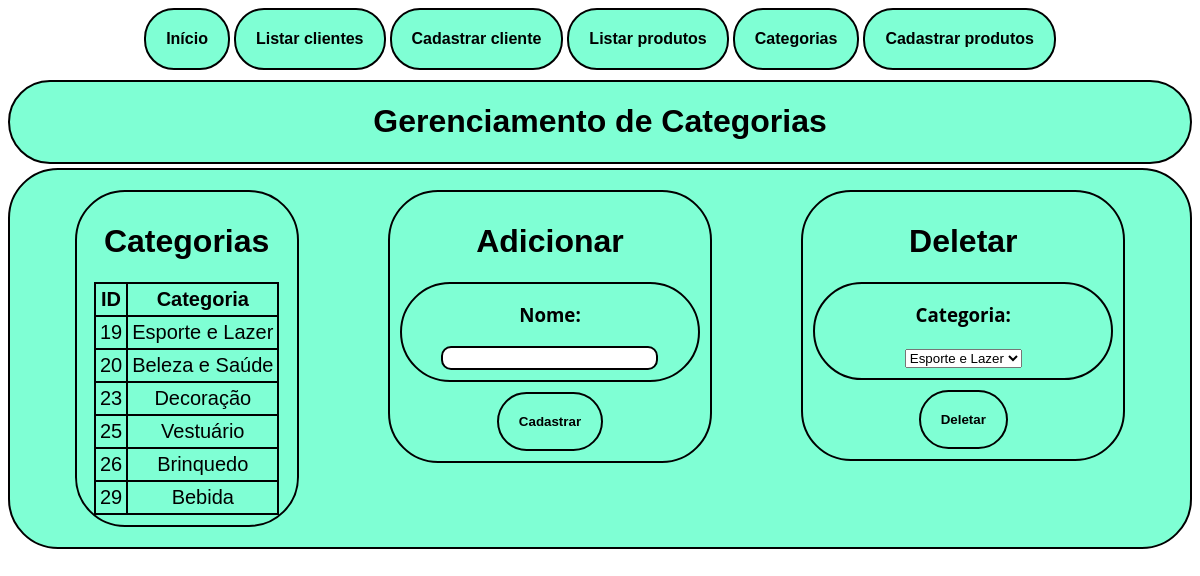
The app's page /categorias, older data.
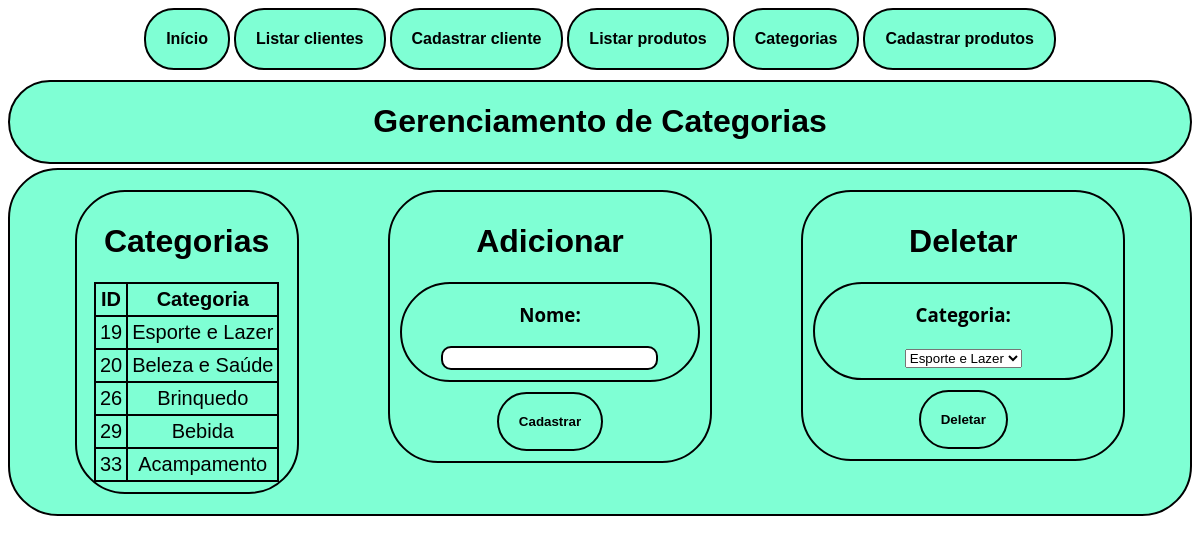
The same page, newer data.
### core/models.py (models this page shows, shortened)
class categ(models.Model):
    nome = models.CharField(max_length=100)

### core/views.py (the view)
# urls.py: path('categorias', categorias, name="categorias"),
def categorias(request):
    cat = categ.objects.all()
    return render(request, 'categorias.html', {'cat': cat})

### core/templates/categorias.html (shortened to what this page needs)
<!DOCTYPE html>
{% load static%}
<html lang="en">
<head>
    <link rel="stylesheet" href="{% static 'core/style.css' %}">
    <div id="pagebutton">
        <a href="/home" class="button">Início</a>
        <a href="/listcli"  class="button">Listar clientes</a>
        <a href="/registercli" class="button">Cadastrar cliente</a>
        <a href="/listprod" class="button">Listar produtos</a>
        <a href="/categorias" class="button">Categorias</a>
        <a href="/registerpro" class="button">Cadastrar produtos</a>
    </div>
</head>
<body style="background-image: url('https://wallpaperaccess.com/full/2431350.jpg') ;">
    <div id="title">
    <h1>
        Gerenciamento de Categorias
    </h1>
    </div>
    <div id="principal">
        <div id="lista">
            <h1 >
                Categorias
            </h1>
            <table>
                <tr>
                    <th>ID</th>
                    <th>Categoria</th>
                </tr>
                {%for i in cat%}
                <tr>
                    <td>{{i.id}}</td>
                    <td>{{i.nome}}</td>
                </tr>
                {%endfor%}
                </table>
        </div>
        <div id="adicionar">
            <h1 >
                Adicionar
            </h1>
        <form action="{%url 'cadcateg'%}" method="POST">
            <div id="caixa1">
            <h3>Nome:</h3>
            <input type="text" name="nome" required>
            </div>
            <button class="button" type="submit">Cadastrar</button>
        </form>
        </div>
        <div id="delete">
            <h1 >
                Deletar
            </h1>
            <form action="{%url 'deletecateg'%}" method="POST">
                <div id="caixa1">
                    <h3>Categoria:</h3>
                    <select name="id">
                    {%for i in cat%}
                    <option value="{{i.id}}">{{i.nome}}</option>
                    {%endfor%}
                    </select>
                    </div>
                    <button type="submit" class="button">Deletar</button>
            </form>
        </div>
    </div>
</body>
</html>

### core/static/core/style.css (style rules this page uses)
body { background-image: url("https://wallpaperaccess.com/full/2431350.jpg"); }
input { padding: 1px; padding-left: 5px; border: 2px solid #000000; border-radius: 10px; box-sizing: border-box; font-size: 16px; }
.button { font-family: arial; font-weight: bold; transition-duration: 0.5s; text-decoration:none; border: 2px solid rgb(0, 0, 0); padding: 20px; background-color: aquamarine; border-radius: 30px; text-align: center; color: #000000; display:inline-block; }
#pagebutton { width: fit-content; margin: 0 auto; padding-bottom: 10px; }

### core/templates/categorias.html (style rules this page uses)
#title { font-family: Arial, Helvetica, sans-serif; background-color: aquamarine; border-radius: 50px; border:2px solid rgb(0, 0, 0); text-align: center; margin-bottom: 4px; }
#lista { position: relative; padding: 10px; background-color: aquamarine; width: 200px; margin: auto; border-radius: 50px; border:2px solid rgb(0, 0, 0); text-align: center; }
table { font-size: 20px; border-radius: 50px; margin: 0 auto; border-collapse: collapse; }
td, th { border: 2px solid black; padding-left: 6px; padding-right: 6px; border-radius: 50px; text-align: center; border-collapse: collapse; padding: 4px; }
#adicionar { position: relative; padding: 10px; background-color: aquamarine; width: 300px; margin-left: auto; margin-right: auto; height: fit-content; border-radius: 50px; border:2px solid rgb(0, 0, 0); text-align: center; }
#delete { position: relative; padding: 10px; background-color: aquamarine; width: 300px; margin-left: auto; margin-right: auto; height: fit-content; border-radius: 50px; border:2px solid rgb(0, 0, 0); text-align: center; }
#caixa1 { background-color: rgba(0, 0, 0, 0); border-radius: 50px; border:2px solid rgb(0, 0, 0); padding-left: 30px; padding-right: 30px; padding-bottom: 10px; margin-top: 2px; margin-bottom: 10px; font-family:'OPEN SANS'; }
#principal { font-family: Arial, Helvetica, sans-serif; padding: 20px; background-color: aquamarine; border-radius: 50px; border: 2px solid black; text-align: center; display: flex; flex-direction: row; }

Row changes from the older to the newer data that the page shows:
removed categ: id "23", nome "Decoração"
removed categ: id "25", nome "Vestuário"
added categ: id "33", nome "Acampamento"
